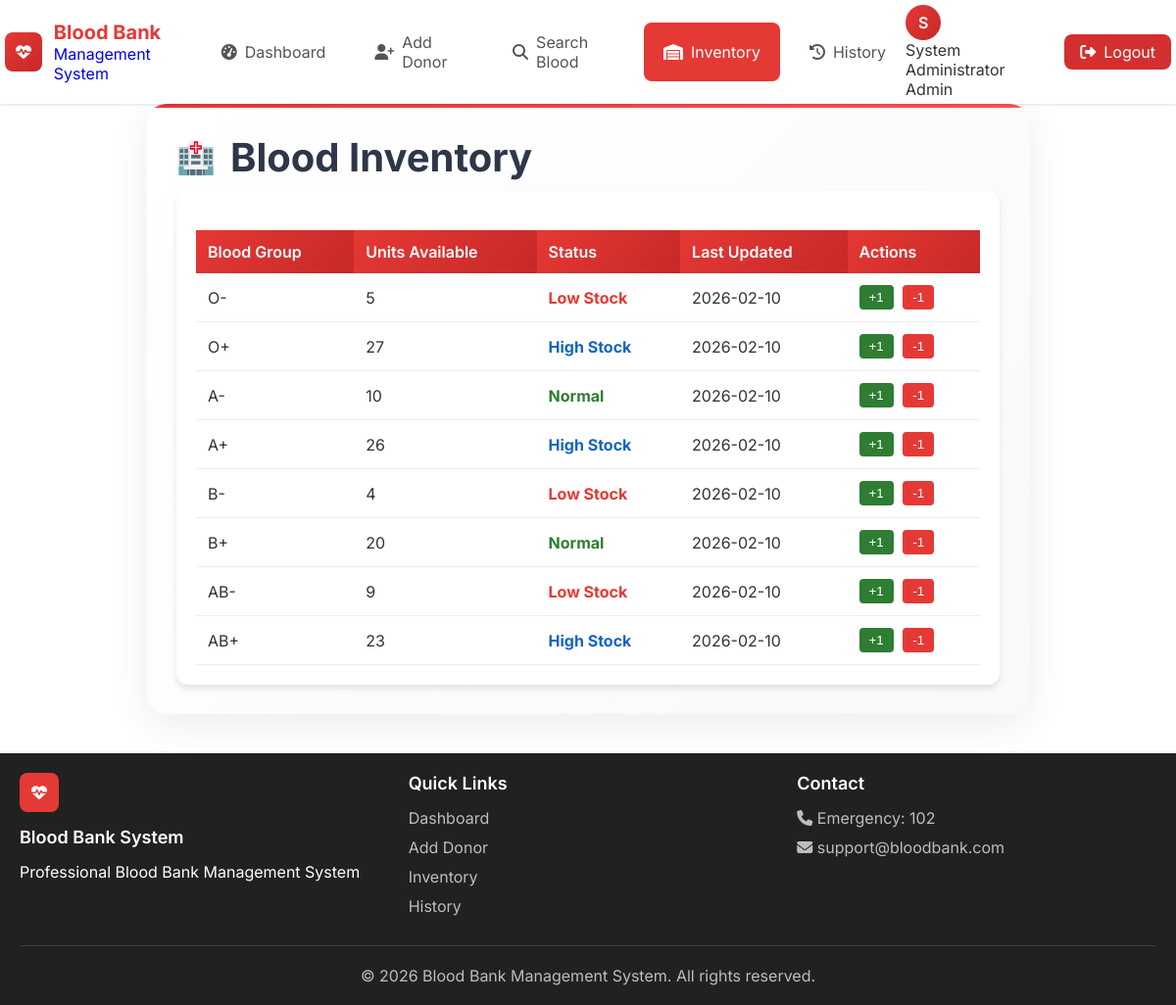
The page /inventory (signed in) on the database its author committed.
### tables this page shows
CREATE TABLE donation_history (
        id INTEGER PRIMARY KEY AUTOINCREMENT,
        donation_id TEXT NOT NULL UNIQUE,
        donor_id TEXT NOT NULL,
        donor_name TEXT NOT NULL,
        blood_group TEXT NOT NULL,
        units_donated INTEGER NOT NULL,
        donation_date DATE NOT NULL,
        expiry_date DATE NOT NULL,
        received_by TEXT,
        test_result TEXT DEFAULT 'Passed',
        notes TEXT,
        created_at TIMESTAMP DEFAULT CURRENT_TIMESTAMP
    );

CREATE TABLE inventory (
        id INTEGER PRIMARY KEY AUTOINCREMENT,
        blood_group TEXT NOT NULL UNIQUE,
        units_available INTEGER DEFAULT 0,
        last_updated TIMESTAMP DEFAULT CURRENT_TIMESTAMP,
        status TEXT DEFAULT 'Normal'
    );

### app.py (the view)
@app.route('/inventory')
@login_required
def inventory():
    conn = get_db()
    inventory_data = conn.execute('''
        SELECT blood_group, units_available, status, last_updated
        FROM inventory
        ORDER BY
            CASE blood_group
                WHEN 'O-' THEN 1
                WHEN 'O+' THEN 2
                WHEN 'A-' THEN 3
                WHEN 'A+' THEN 4
                WHEN 'B-' THEN 5
                WHEN 'B+' THEN 6
                WHEN 'AB-' THEN 7
                WHEN 'AB+' THEN 8
            END
    ''').fetchall()
    expiring_soon = conn.execute('''
        SELECT blood_group, COUNT(*) as expiring_count,
               MIN(expiry_date) as earliest_expiry
        FROM donation_history
        WHERE expiry_date BETWEEN DATE('now') AND DATE('now', '+7 days')
        GROUP BY blood_group
    ''').fetchall()
    conn.close()
    return render_template('inventory.html',
                         inventory=inventory_data,
                         expiring_soon=expiring_soon)

### app.py (called while the page is built)
def login_required(f):
    @wraps(f)
    def decorated_function(*args, **kwargs):
        if 'user_id' not in session:
            flash('Please login to access this page', 'warning')
            return redirect(url_for('login'))
        return f(*args, **kwargs)
    return decorated_function

def get_db():
    conn = sqlite3.connect('bloodbank.db')
    conn.row_factory = sqlite3.Row
    return conn

### templates/inventory.html (shortened to what this page needs)
{% extends "base.html" %}
{% block content %}
<div class="form-container">
    <h1>Blood Inventory</h1>
    <div class="table-container">
        <table class="data-table">
            <thead>
                <tr>
                    <th>Blood Group</th>
                    <th>Units Available</th>
                    <th>Status</th>
                    <th>Last Updated</th>
                    <th>Actions</th>
                </tr>
            </thead>
            <tbody>
                {% for item in inventory %}
                <tr>
                    <td>{{ item.blood_group }}</td>
                    <td>{{ item.units_available }}</td>
                    <td>
                        {% if item.status == 'Low Stock' %}
                        <span style="color: #e53935; font-weight: bold;">{{ item.status }}</span>
                        {% elif item.status == 'Normal' %}
                        <span style="color: #2e7d32; font-weight: bold;">{{ item.status }}</span>
                        {% else %}
                        <span style="color: #1565c0; font-weight: bold;">{{ item.status }}</span>
                        {% endif %}
                    </td>
                    <td>{{ item.last_updated[:10] if item.last_updated else 'N/A' }}</td>
                    <td>
                        <button onclick="updateStock('{{ item.blood_group }}', 1, 'add')" style="background: #2e7d32; color: white; padding: 5px 10px; border: none; border-radius: 4px; margin-right: 5px;">+1</button>
                        <button onclick="updateStock('{{ item.blood_group }}', 1, 'remove')" style="background: #e53935; color: white; padding: 5px 10px; border: none; border-radius: 4px;">-1</button>
                    </td>
                </tr>
                {% endfor %}
            </tbody>
        </table>
    </div>
</div>
{% endblock %}

### templates/base.html (shortened to what this page needs)
<!DOCTYPE html>
<html lang="en">
<head>
    <link rel="stylesheet" href="{{ url_for('static', filename='style.css') }}">
    <link rel="stylesheet" href="https://cdnjs.cloudflare.com/ajax/libs/font-awesome/6.4.0/css/all.min.css">
</head>
<body class="page-wrapper">
    {% if session.get('user_id') %}
    <nav class="navbar" id="navbar">
        <div class="container navbar-container">
            <a href="{{ url_for('dashboard') }}" class="navbar-brand">
                <div class="brand-logo">
                    <i class="fas fa-heartbeat"></i>
                </div>
                <div class="brand-text">
                    <div class="brand-title">Blood Bank</div>
                    <div class="brand-subtitle">Management System</div>
                </div>
            </a>
            <div class="nav-menu">
                <a href="{{ url_for('dashboard') }}" class="nav-item {% if request.endpoint == 'dashboard' %}active{% endif %}">
                    <i class="fas fa-tachometer-alt"></i>
                    <span>Dashboard</span>
                </a>
                <a href="{{ url_for('add_donor') }}" class="nav-item {% if request.endpoint == 'add_donor' %}active{% endif %}">
                    <i class="fas fa-user-plus"></i>
                    <span>Add Donor</span>
                </a>
                <a href="{{ url_for('search_blood') }}" class="nav-item {% if request.endpoint == 'search_blood' %}active{% endif %}">
                    <i class="fas fa-search"></i>
                    <span>Search Blood</span>
                </a>
                <a href="{{ url_for('inventory') }}" class="nav-item {% if request.endpoint == 'inventory' %}active{% endif %}">
                    <i class="fas fa-warehouse"></i>
                    <span>Inventory</span>
                </a>
                <a href="{{ url_for('history') }}" class="nav-item {% if request.endpoint == 'history' %}active{% endif %}">
                    <i class="fas fa-history"></i>
                    <span>History</span>
                </a>
            </div>
            <div class="user-menu">
                <div class="user-profile">
                    <div class="user-avatar">
                        {{ session.get('user_name', 'U')[0] }}
                    </div>
                    <div class="user-info">
                        <div class="user-name">{{ session.get('user_name', 'User') }}</div>
                        <div class="user-role">{{ session.get('user_role', 'staff')|title }}</div>
                    </div>
                </div>
                <a href="{{ url_for('logout') }}" class="logout-btn">
                    <i class="fas fa-sign-out-alt"></i>
                    <span>Logout</span>
                </a>
            </div>
        </div>
    </nav>
    {% endif %}
    <main class="main-content">
        <div class="container">
            {% block content %}{% endblock %}
        </div>
    </main>
    {% if session.get('user_id') %}
    <footer class="footer">
        <div class="container">
            <div class="footer-content">
                <div>
                    <div class="footer-logo">
                        <i class="fas fa-heartbeat"></i>
                    </div>
                    <h3 class="footer-title">Blood Bank System</h3>
                    <p>Professional Blood Bank Management System</p>
                </div>
                <div>
                    <h3 class="footer-title">Quick Links</h3>
                    <div class="footer-links">
                        <a href="{{ url_for('dashboard') }}">Dashboard</a>
                        <a href="{{ url_for('add_donor') }}">Add Donor</a>
                        <a href="{{ url_for('inventory') }}">Inventory</a>
                        <a href="{{ url_for('history') }}">History</a>
                    </div>
                </div>
                <div>
                    <h3 class="footer-title">Contact</h3>
                    <div class="footer-links">
                        <a><i class="fas fa-phone"></i> Emergency: 102</a>
                        <a><i class="fas fa-envelope"></i> support@bloodbank.com</a>
                    </div>
                </div>
            </div>
            <div class="footer-bottom">
                <p>&copy; 2024 Blood Bank Management System. All rights reserved.</p>
            </div>
        </div>
    </footer>
    {% endif %}
</body>
</html>

### static/style.css (style rules this page uses)
:root { --primary: #e53935; --primary-dark: #c62828; --primary-light: #ff5252; --secondary: #1565c0; --success: #2e7d32; --warning: #ff9800; --danger: #d32f2f; --info: #0288d1; --white: #ffffff; --light: #f5f5f5; --dark: #212121; --gray: #757575; --gray-light: #e0e0e0; --shadow-sm: 0 1px 3px rgba(0,0,0,0.12); --shadow-md: 0 4px 6px rgba(0,0,0,0.1); --shadow-lg: 0 10px 25px rgba(0,0,0,0.1); --radius: 8px; --radius-lg: 12px; --radius-xl: 16px; }
* { margin: 0; padding: 0; box-sizing: border-box; }
body { font-family: 'Inter', -apple-system, BlinkMacSystemFont, sans-serif; min-height: 100vh; color: #333; }
.navbar { background: white; box-shadow: var(--shadow-sm); position: sticky; top: 0; z-index: 1000; }
.navbar-container { display: flex; justify-content: space-between; align-items: center; padding: 5px; }
.navbar-brand { display: flex; align-items: center; gap: 12px; text-decoration: none; }
.brand-logo { width: 40px; height: 40px; background: linear-gradient(135deg, var(--primary), var(--primary-dark)); border-radius: var(--radius); display: flex; align-items: center; justify-content: center; color: white; }
.brand-title { font-size: 20px; font-weight: 700; color: var(--primary); }
.nav-menu { display: flex; gap: 10px; }
.nav-item { padding: 10px 20px; border-radius: var(--radius); text-decoration: none; color: #555; display: flex; align-items: center; gap: 8px; transition: 0.3s; }
.nav-item.active { background: var(--primary); color: white; }
.user-menu { display: flex; align-items: center; gap: 15px; }
.user-avatar { width: 36px; height: 36px; background: linear-gradient(135deg, var(--primary), var(--primary-dark)); border-radius: 50%; display: flex; align-items: center; justify-content: center; color: white; font-weight: 600; }
.logout-btn { background: #d32f2f; color: white; padding: 8px 16px; border-radius: var(--radius); text-decoration: none; display: flex; align-items: center; gap: 8px; }
.form-container { background: white; border-radius: var(--radius-lg); padding: 30px; box-shadow: var(--shadow-md); }
.table-container { background: white; border-radius: var(--radius-lg); padding: 20px; box-shadow: var(--shadow-md); overflow: auto; }
.data-table { width: 100%; border-collapse: collapse; margin-top: 20px; }
.data-table th { background: linear-gradient(135deg, var(--primary), var(--primary-dark)); color: white; padding: 12px; text-align: left; font-weight: 600; }
.data-table td { padding: 12px; border-bottom: 1px solid #eee; }
.footer { background: #212121; color: white; padding: 20px; margin-top: 40px; }
.footer-content { display: grid; grid-template-columns: repeat(auto-fit, minmax(200px, 1fr)); gap: 30px; margin-bottom: 30px; }
.footer-logo { width: 40px; height: 40px; background: var(--primary); border-radius: var(--radius); display: flex; align-items: center; justify-content: center; margin-bottom: 15px; }
.footer-title { font-size: 18px; font-weight: 600; margin-bottom: 15px; }
.footer-links { display: flex; flex-direction: column; gap: 10px; }
.footer-links a { color: #bdbdbd; text-decoration: none; }
.footer-bottom { text-align: center; padding-top: 20px; border-top: 1px solid #424242; color: #bdbdbd; }
.form-container { max-width: 900px; margin: 0 auto; padding: 30px; background: linear-gradient(135deg, #ffffff 0%, #f8f9fa 100%); border-radius: 20px; box-shadow: 0 10px 40px rgba(0, 0, 0, 0.08); position: relative; overflow: hidden; }
.form-container::before { content: ''; position: absolute; top: 0; left: 0; right: 0; height: 4px; background: linear-gradient(90deg, #e53935, #ff5252); }
.form-container h1 { color: #2d3748; font-size: 2.5rem; margin-bottom: 10px; display: flex; align-items: center; gap: 15px; }
.form-container h1::before { content: '🏥'; font-size: 2rem; }

### rows shown on the page
donation_history: get "System Administrator"
inventory: blood_group "O-", units_available "5", status "Low Stock", last_updated "2026-02-10"
inventory: blood_group "O+", units_available "27", status "High Stock", last_updated "2026-02-10"
inventory: blood_group "A-", units_available "10", status "Normal", last_updated "2026-02-10"
inventory: blood_group "A+", units_available "26", status "High Stock", last_updated "2026-02-10"
inventory: blood_group "B-", units_available "4", status "Low Stock", last_updated "2026-02-10"
inventory: blood_group "B+", units_available "20", status "Normal", last_updated "2026-02-10"
inventory: blood_group "AB-", units_available "9", status "Low Stock", last_updated "2026-02-10"
inventory: blood_group "AB+", units_available "23", status "High Stock", last_updated "2026-02-10"

### other values the page prints
{{ session.get('user_name', 'U')[0] }} "S"
{{ session.get('user_role', 'staff')|title }} "Admin"
